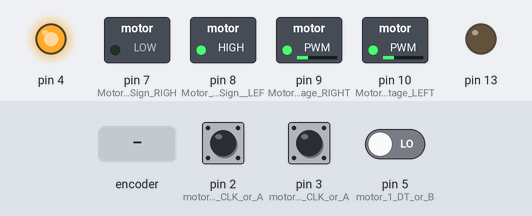
Bench run of a sketch on a simulated Arduino Uno, built with avr-gcc and run on an emulated ATmega328P. On the bench: switched loads named in the sketch (green lamp = pin HIGH), output pins drawn as LEDs (lit = HIGH). Inputs (shaded band) come from the test bench; at power-on: pin 2 (motor_1_CLK_or_A) HIGH, pin 3 (motor_2_CLK_or_A) HIGH, pin 5 (motor_1_DT_or_B) LOW. What the sketch prints to the serial monitor is not drawn.

Above: at 1.2 s.
1.3 s: rotary encoder on pin 2 (motor_1_CLK_or_A) / pin 5 (motor_1_DT_or_B) turned 3 steps (first pin leading)
Timing chart, 0 to 4.3 s (numbered marks = the images above; inputs shaded):
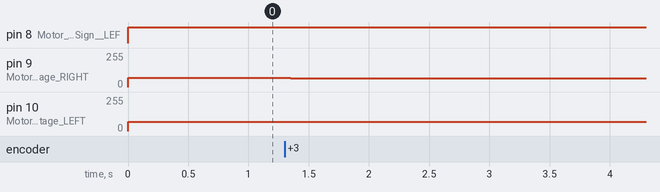

The sketch:

sketch_oct24a.ino
```cpp
//Variables for motor
int counterRIGHT = 0; //counter variable to track position of knob
int counterLEFT = 0; //counter variable to track position of knob

int currentStateARIGHT; //tracks the current state of A/CLK
int currentStateALEFT; //variable to store previous state of A/CLK

int previousStateARIGHT; //tracks the current state of A/CLK
int previousStateALEFT; //variable to store previous state of A/CLK

int currentStateBRIGHT; //tracks current state of B/DT
int currentStateBLEFT; //tracks current state of B/DT

double radianCountRIGHT;
double radianCountLEFT;

double pi = 3.14159;

int currentCountRIGHT;
int currentCountLEFT;

unsigned long timeNow;
double currentRadianRIGHT;
double currentRadianLEFT;

int i = 0;

double r = 0.0678; // Radius of the wheel
double d = .3993; // Distance Between Wheels

double preRho;
double prePhi;

double Va1;
double Va2;
double Va;
double deltaVa;

int debounceTime = 0; //debounce time. set to 0 ms.
int countsPerRevolution = 1600; //1600 counts per revolution.
int motorPWM;
double targetAngle;
double targetDistance;
double targetPhi, targetRho;
double errorPhi;
double errorRho;
double thetaDotRIGHT, thetaDotLEFT;

unsigned long pastMillisRIGHT = 0;
unsigned long pastMillisLEFT = 0;

double preRadianCountRIGHT = 0;
double preRadianCountLEFT = 0;

double currentRadianCountRIGHT, currentRadianCountLEFT;
double currentRhoDot, currentPhiDot;
double currentPhi = 0;
double currentDistance = 0;
float distanceInterval;
float angleInterval;

unsigned long previousMillisRIGHT = 0; //variable to track previous reading of the millis() function.
unsigned long previousMillisLEFT = 0;
unsigned long prevMillis = 0;

unsigned long previousMillisAngle;
unsigned long previousMillisDistance;
unsigned long currentMillisDistance;
unsigned long currentMillisAngle;
unsigned long currentMillisLEFT;
unsigned long currentMillisRIGHT;

void encoderISRLEFT(); //function prototype for the ISR.void encoderISR(); //function prototype for the ISR.
void encoderISRRIGHT();
void turn(double);
void rho(double);
double TsRho = 0;
double TcRho = millis();
double TsPhi = 0;
double TcPhi = millis();

double deltaV;
double deltaPhi;

double Kp = 6;//4.2472;
double Ki = 1;//0.024677;

double secIntervalLEFT;
double secIntervalRIGHT;
double IRho = 0;
double IPhi = 0;

int state1 = 1;
int state2 = 0;
int state3 = 0;


void setup() {

  currentDistance = 0;
  pinMode(2, INPUT); //motor 1 CLK or A
  pinMode(5, INPUT); //motor 1 DT or B
  pinMode(3, INPUT); //motor 2 CLK or A
  pinMode(6, INPUT); //motor 2 DT or B
  previousStateARIGHT = digitalRead(2); //motor 1 reads in the current state of A/CLK to start off the program.
  previousStateALEFT = digitalRead(3); //motor 2 reads in the current state of A/CLK to start off the program.
  pinMode(4, OUTPUT);
  digitalWrite(4, HIGH);
  pinMode(7, OUTPUT); //Motor 1 Voltage Sign RIGHT used to be 8
  pinMode(9, OUTPUT); //Motor 1 Voltage RIGHT
  pinMode(8, OUTPUT); //Motor 2 Voltage Sign  LEFT used to be 7
  pinMode(10, OUTPUT); //Motor 2 Voltage LEFT
  //digitalWrite(7, LOW); //LOW is forward for Motor 1
  //digitalWrite(8, HIGH); //HIGH is forward for Motor 2
  pinMode(13, OUTPUT);
  Serial.begin(250000);


  attachInterrupt(1, encoderISRLEFT, CHANGE);
  attachInterrupt(0, encoderISRRIGHT, CHANGE); //attach an interrupt to pin 2 (interrupt 0) to call the function encoderISR when any change happens in pin 2.
  state1 = 1;
  state2 = 0;
}

void loop() {
  timeNow = millis();
  if(state1 == 1){
    targetAngle = 0;//degrees
    targetDistance = 30.48*7; //cm
    rho(targetDistance);
    turn(targetAngle*2);
    if(round(currentDistance*100) == 100*100){
      state1 = 1;
      state2 = 0;
      state3 = 0;
    }

  }
  if(state2 == 1){
    targetAngle = pi/2;//radians
    deltaV = 0;
    //targetDistance = 100;//mm
    //rho(targetDistance);
    turn(targetAngle);
    if(round(errorPhi*10000) == 0){
      state1 = 0;
      state2 = 1;
      state3 = 0;
    }

  }

  if(state3 == 1){
    deltaV = 0;
    deltaPhi = 0;
  }

  Va1 = (double)((deltaV + deltaPhi)/2);
  Va2 = (double)((deltaV - deltaPhi)/2);
  if (Va1 > 0) {
    digitalWrite(7, LOW); //LOW is forward for Motor 1
  }
  else if (Va1 < 0) {
    digitalWrite(7, HIGH); //LOW is forward for Motor 1
  }
  if (Va2 > 0) {
    digitalWrite(8, HIGH); //HIGH is forward for Motor 2
  }
  else if (Va2 < 0){
    digitalWrite(8, LOW); //HIGH is forward for Motor 2
  }
  if (millis()-previousMillisRIGHT>10){
    thetaDotRIGHT = 0;
  }
  if (millis()-previousMillisLEFT>10){
    thetaDotLEFT = 0;
  }
  Serial.print(Va1/8*150);
  Serial.print(" ");
  Serial.print(currentPhiDot);
  Serial.print(" ");
  Serial.println(errorRho);
  analogWrite(9,abs(round(Va1/8*180)));
  analogWrite(10,abs(round(Va2/8*181.2)));
}

void encoderISRRIGHT(){
  currentMillisRIGHT = millis(); //tracks the current time in the program in ms. Used for debouncing.
  currentStateARIGHT = digitalRead(2); //reads in the current state of A/CLK.


  //if statement to check if the state of A has changed and time greater than the debounce time has passed.
  if ((currentStateARIGHT != previousStateARIGHT) && (currentMillisRIGHT - previousMillisRIGHT >= debounceTime)) {

    currentStateBRIGHT = digitalRead(5); //reads in current state of B/DT.

    secIntervalRIGHT = (double)(currentMillisRIGHT-previousMillisRIGHT)*((double)(.001));
    if(secIntervalRIGHT != 0){
      if (secIntervalRIGHT > 100) {
        thetaDotRIGHT = 0;
      }

      //condition to check if the knob has turned CW or CWW. count up if CW, count down if CCW.
      if (currentStateARIGHT != currentStateBRIGHT) {
          //rotaryDirection = "CCW";
          counterRIGHT++;
          radianCountRIGHT = (((double)counterRIGHT/(double)countsPerRevolution)*2*pi);

//          if (secIntervalRIGHT > 100) {
//            thetaDotRIGHT = 0;
//          }
//          else {
//
//          }
          thetaDotRIGHT = (double)((double)(radianCountRIGHT-preRadianCountRIGHT)/((double)(secIntervalRIGHT)));
        }
      else {
          //rotaryDirection = "CW";
          counterRIGHT--;
          radianCountRIGHT = (((double)counterRIGHT/(double)countsPerRevolution)*2*pi);

//          if (secIntervalRIGHT > 100) {
//            thetaDotRIGHT = 0;
//          }
//          else {
//
//          }
          thetaDotRIGHT = (double)((double)(radianCountRIGHT-preRadianCountRIGHT)/((double)(secIntervalRIGHT)));
        }
    }
    }
    //store the time in the program where an output was produced. Used for debouncing.
    previousMillisRIGHT = currentMillisRIGHT;
    preRadianCountRIGHT = radianCountRIGHT;
    previousStateARIGHT = currentStateARIGHT; //update previous state of A/CLK variable.
  }

void encoderISRLEFT(){
  currentMillisLEFT = millis(); //tracks the current time in the program in ms. Used for debouncing.
  currentStateALEFT = digitalRead(3); //reads in the current state of A/CLK.
  secIntervalLEFT = (double)(currentMillisLEFT-previousMillisLEFT)*((double)(.001));
  if(secIntervalLEFT != 0){
    if ((currentStateALEFT != previousStateALEFT) && (currentMillisLEFT - previousMillisLEFT >= debounceTime)) {
    currentStateBLEFT = digitalRead(6); //reads in current state of B/DT.

    //condition to check if the knob has turned CW or CWW. count up if CW, count down if CCW.
    if (currentStateALEFT != currentStateBLEFT) {
        //rotaryDirection = "CCW";
        counterLEFT++;
        radianCountLEFT = (((double)counterLEFT/(double)countsPerRevolution)*2*pi);
//        if (secIntervalLEFT > 100) {
//          thetaDotLEFT = 0;
//        }
//        else {
//
//        }
        thetaDotLEFT = -1*(double)(((double)(radianCountLEFT-preRadianCountLEFT))/((double)(secIntervalLEFT)));
      }
    else {
        //rotaryDirection = "CW";
        counterLEFT--;
        radianCountLEFT = (((double)counterLEFT/(double)countsPerRevolution)*2*pi);
//        if (secIntervalLEFT > 100) {
//          thetaDotLEFT = 0;
//        }
//        else {
//
//        }
        thetaDotLEFT = -1*(double)(((double)(radianCountLEFT-preRadianCountLEFT))/((double)(secIntervalLEFT))); //radians/sec
      }

    }
  }
    //store the time in the program where an output was produced. Used for debouncing.
    previousMillisLEFT = currentMillisLEFT;
    preRadianCountLEFT = radianCountLEFT;
    previousStateALEFT = currentStateALEFT; //update previous state of A/CLK variable.
  }

void turn(double angle){
  Kp = 2;
  Ki = 0.001;
  currentMillisAngle = millis();
  angleInterval = (float)(currentMillisAngle - previousMillisAngle)*((double)(.001));
  currentPhiDot = r*(thetaDotRIGHT-thetaDotLEFT)/d; // Radians/sec
  currentPhi += (double)((double)(angleInterval)*(double)currentPhiDot); // radians
  errorPhi = (angle-currentPhi);
  if((round(errorPhi*1000000)==0.00)){
    IPhi = 0;
  }
  IPhi = IPhi + TsPhi*errorPhi;
  deltaPhi = Kp*errorPhi + Ki*IPhi;
  if (deltaPhi > 6){
    deltaPhi = 6;
  }
  if (deltaPhi < -6){
    deltaPhi = -6;
  }
  TsPhi = millis()-TcPhi;
  TcPhi = millis();
  previousMillisAngle = currentMillisAngle;

}
void rho(double distance){
  Kp = 5;
  Ki = 0.1;
  currentMillisDistance = millis();
  distanceInterval = (float)(currentMillisDistance - previousMillisDistance)/10;
  currentRhoDot = r*(thetaDotRIGHT+thetaDotLEFT)/2;
  currentDistance += (double)((double)distanceInterval*(double)currentRhoDot);
  errorRho = distance - currentDistance;
  if((round(errorRho*1000)==0.00)){
    IRho = 0;
  }
  IRho = IRho + TsRho*errorRho;
  deltaV = Kp*errorRho + Ki*IRho;
  if (deltaV > 6){
    deltaV = 6;
  }
  if (deltaV < -6){
    deltaV = -6;
  }
  TsRho = millis()-TcRho;
  TcRho = millis();
  previousMillisDistance = currentMillisDistance;
}
```

Measured:
- after the input at 1.3 s, pin 9 (Motor_1_Voltage_RIGHT): 68/255 → 67/255 after 0.05 s
